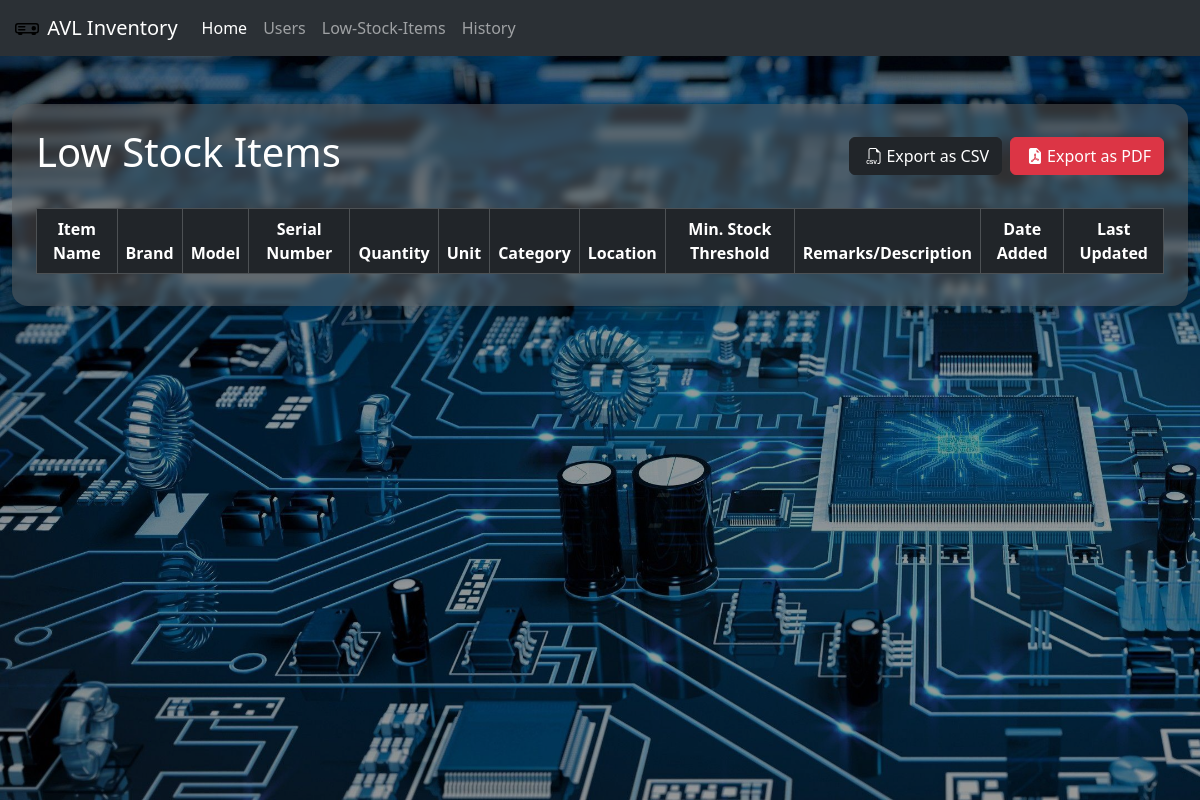
Before: /low_stock with the older database file.
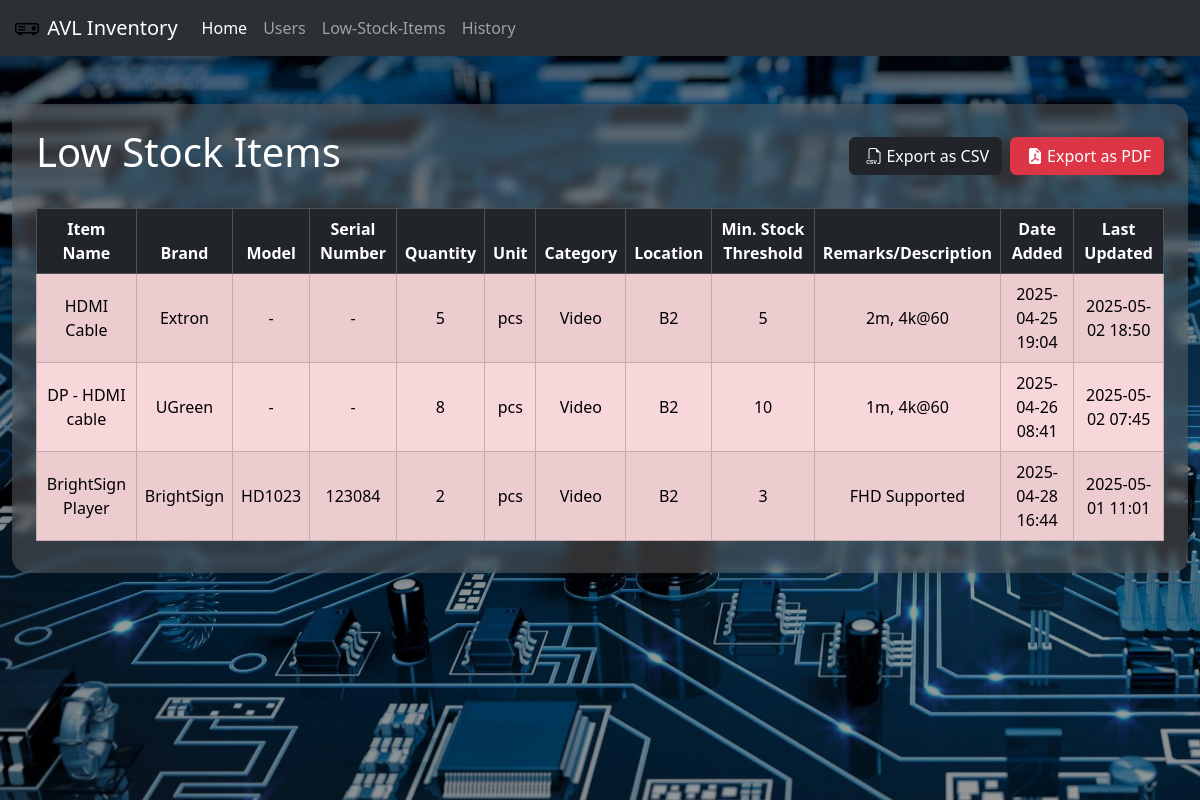
After: the same page with the newer database file.
### models.py (models this page shows)
class Inventory(db.Model):
    __tablename__ = 'inventory'
    id = db.Column(db.Integer, primary_key=True)
    item_name = db.Column(db.String(100), nullable=False)
    brand = db.Column(db.String(100))
    model = db.Column(db.String(100))
    serial_number = db.Column(db.String(100))
    quantity = db.Column(db.Integer, nullable=False, default=0)
    unit = db.Column(db.String(50))
    category = db.Column(db.String(100))
    location = db.Column(db.String(100))
    min_stock = db.Column(db.Integer)
    remarks = db.Column(db.String(255))
    date_added = db.Column(db.DateTime, default=lambda: datetime.now(timezone.utc))
    last_updated = db.Column(db.DateTime, onupdate=lambda: datetime.now(timezone.utc))
    is_active = db.Column(db.Boolean, default=True)

### app.py (the view)
@app.route("/low_stock")
def low_stock():
    low_stock_items = Inventory.query.filter(
        Inventory.is_active == True, Inventory.quantity <= Inventory.min_stock
    ).all()
    return render_template("low_stock.html", low_stock_items=low_stock_items)

### templates/low_stock.html (shortened to what this page needs)
{% extends "base.html" %}
{% block content %}
<div class="container-fluid my-5">
    <div class="shadow rounded-4 p-4 mask" style="
  background-color: rgba(96, 96, 96, 0.5);
  backdrop-filter: blur(4px);">
        <div class="d-flex justify-content-between align-items-center mb-4 flex-wrap">
            <h1 class="mb-2" style="color: rgb(255, 255, 255);">Low Stock Items</h1>
            <div class="d-flex gap-2 mt-1 mt-md-0">
                <form id="csvForm" method="POST" action="{{ url_for('export_inventory_csv') }}">
                    <button type="submit" class="btn btn-dark mb-0">
                        <i class="bi bi-filetype-csv m-1 fs-6"></i>Export as CSV
                    </button>
                </form>
                <form id="pdfform" method="POST" action="{{ url_for('export_inventory_pdf') }}" target="_blank">
                    <button type="submit" class="btn btn-danger mb-0">
                        <i class="bi bi-file-earmark-pdf-fill m-1 fs-6"></i>Export as PDF
                    </button>
                </form>
            </div>
        </div>
        <table
            class="datatable table table-secondary table-striped table-hover table-bordered mb-2 mt-2 m-0 w-100 text-center align-middle">
            <thead class="table-dark">
                <tr>
                    <th>Item Name</th>
                    <th>Brand</th>
                    <th>Model</th>
                    <th>Serial Number</th>
                    <th>Quantity</th>
                    <th>Unit</th>
                    <th>Category</th>
                    <th>Location</th>
                    <th>Min. Stock Threshold</th>
                    <th>Remarks/Description</th>
                    <th>Date Added</th>
                    <th>Last Updated</th>
                </tr>
            </thead>
            <tbody>
                {% for item in low_stock_items %}
                <tr class="{{ 'table-danger' if item.quantity <= item.min_stock else '' }}">
                    <td>{{ item.item_name }}</td>
                    <td>{{ item.brand or "-" }}</td>
                    <td>{{ item.model or "-" }}</td>
                    <td>{{ item.serial_number or "-" }}</td>
                    <td>{{ item.quantity }}</td>
                    <td>{{ item.unit or "-" }}</td>
                    <td>{{ item.category or "-" }}</td>
                    <td>{{ item.location or "-" }}</td>
                    <td>{{ item.min_stock }}</td>
                    <td>{{ item.remarks or "-" }}</td>
                    <td>{{ item.date_added.strftime('%Y-%m-%d %H:%M') if item.date_added else "-" }}</td>
                    <td>{{ item.last_updated.strftime('%Y-%m-%d %H:%M') if item.last_updated else "-" }}</td>
                </tr>
                {% endfor %}
            </tbody>
        </table>
    </div>
</div>
{% endblock %}

Changed rows visible on the page:
now on this page (row edited): Inventory: item_name "HDMI Cable", brand "Extron", model "-", serial_number "-", quantity "5", unit "pcs", category "Video", location "B2", min_stock "5", remarks "2m, 4k@60", date_added "2025-04-25 19:04", last_updated "2025-05-02 18:50"
now on this page (row edited): Inventory: item_name "DP - HDMI cable", brand "UGreen", model "-", serial_number "-", quantity "8", unit "pcs", category "Video", location "B2", min_stock "10", remarks "1m, 4k@60", date_added "2025-04-26 08:41", last_updated "2025-05-02 07:45"
now on this page (row edited): Inventory: item_name "BrightSign Player", brand "BrightSign", model "HD1023", serial_number "123084", quantity "2", unit "pcs", category "Video", location "B2", min_stock "3", remarks "FHD Supported", date_added "2025-04-28 16:44", last_updated "2025-05-01 11:01"
